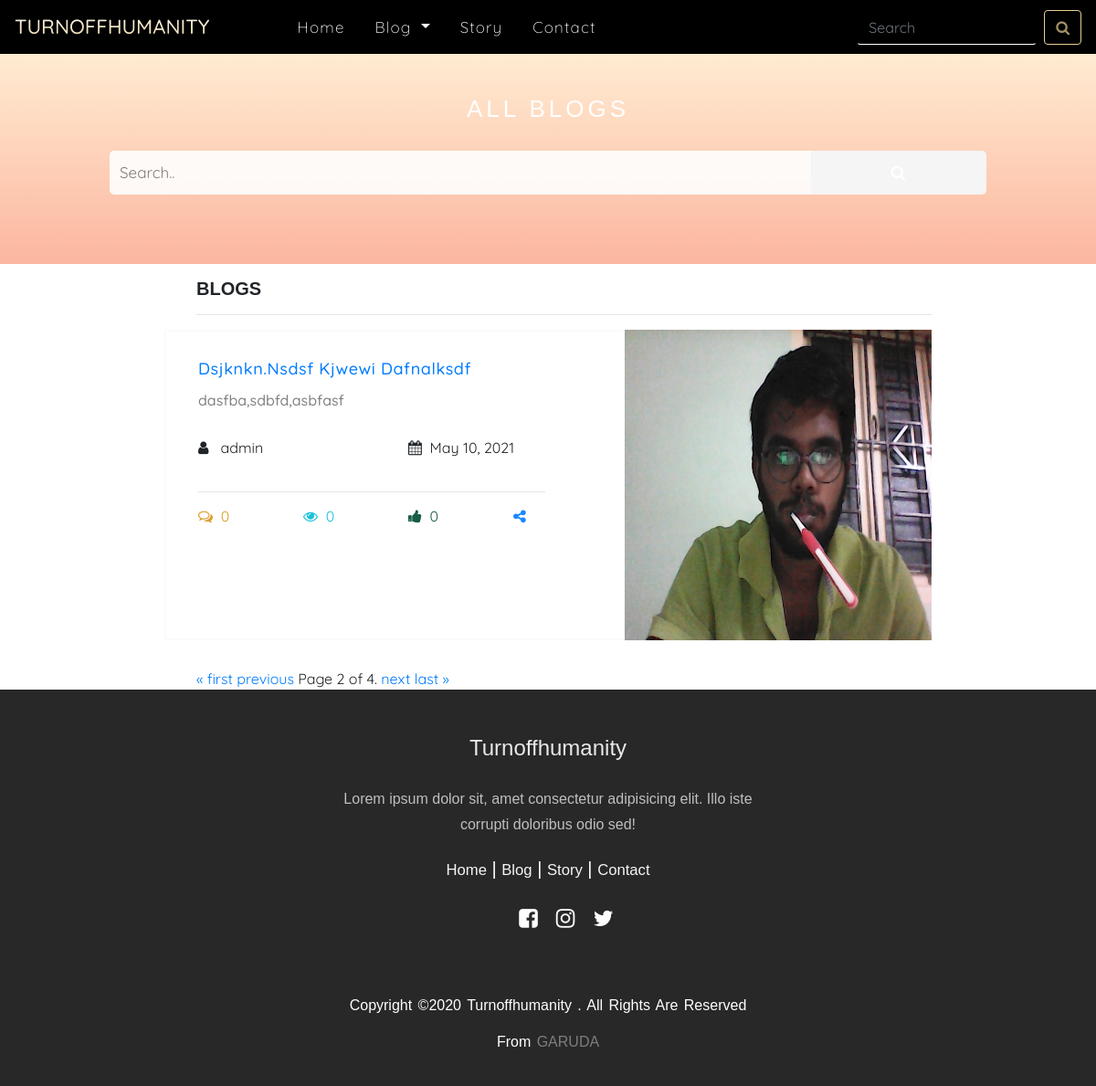
Screenshot of /categories/travel?page=2 with the database file from the repository.
### blogapp/models.py (models this page shows, shortened)
class Post(models.Model):
    Author=models.ForeignKey(User,on_delete=models.CASCADE)
    Title=models.TextField()
    TitleSlug=models.SlugField(blank=True,null=True)
    OverView=models.TextField()
    Thumbnail=models.ImageField(upload_to='thumbnails/')
    Content=RichTextUploadingField()
    Category=models.ManyToManyField(Category)
    DateAdded=models.DateField(auto_now_add=True)
    Views=models.PositiveIntegerField(default=0)
    CommentCount=models.PositiveIntegerField(default=0)
    Likes=models.PositiveIntegerField(default=0)
    class Meta:
        ordering=['-DateAdded']

### blogapp/views.py (the view)
# urls.py: path('categories/<str:category>',categoryFilter),
def categoryFilter(request,category):
    categoryObjects=Category.objects.filter(SlugName=category)
    if len(categoryObjects)>0:
        categoryObject=categoryObjects[0]
        posts=Post.objects.filter(Category=categoryObject)
        paginator=Paginator(posts,1)
        page_number=request.GET.get('page')
        page_obj=paginator.get_page(page_number)
        categories=Category.objects.all()
        return render(request,'blog.html',context={'page_obj':page_obj,'categories':categories})

### blogapp/models.py (called while the page is built)
    def __str__(self):
        return self.Name

### templates/blog.html (shortened to what this page needs)
{% load static %}
<!DOCTYPE html>
<html>
    <head>
        <head lang="en">
            <link rel="stylesheet" href="https://cdnjs.cloudflare.com/ajax/libs/font-awesome/4.7.0/css/font-awesome.min.css">
            <link rel="stylesheet" href="https://maxcdn.bootstrapcdn.com/bootstrap/4.5.2/css/bootstrap.min.css">
            <link rel="stylesheet" href="https://cdnjs.cloudflare.com/ajax/libs/font-awesome/4.7.0/css/font-awesome.min.css">
        <link rel = "stylesheet" href ="/static/styles/navfoot.css">
        <link rel = "stylesheet" href ="/static/styles/blog.css">
        </head>
    <body>
        <nav class="navbar navbar-expand-lg navbar-light" id="navbarmain">
            <div class="collapse navbar-collapse" id="navbarTogglerDemo01">
              <a class="navbar-brand" href="/" id="navtitle">TURNOFFHUMANITY</a>
              <ul class="navbar-nav mr-auto mt-2 mt-lg-0">
                <li class="nav-item ">
                  <a class="nav-link" href="/" id="navitems1">Home </a>
                </li>
                <li class="nav-item dropdown">
                  <a class="nav-link dropdown-toggle" href="#" id="navitems" role="button" data-toggle="dropdown" aria-haspopup="true" aria-expanded="false">
                      Blog
                  </a>
              </li>
                <li class="nav-item">
                    <a class="nav-link" href="/#story" id="navitems">Story</a>
                  </li>
                  <li class="nav-item">
                    <a class="nav-link" href="/#contact" id="navitems">Contact</a>
                  </li>
              </ul>
              <form class="form-inline my-2 my-lg-0" id="searchtextbox" method="GET" action="/search">
                <input class="form-control mr-sm-2" type="search" placeholder="Search" name="search" aria-label="Search" id="searchtextfield">
                <button class="btn btn-outline-success my-2 my-sm-0" type="submit" id="searchbtn"><i class="fa fa-search" id="searchicon"></i></button>
              </form>
            </div>
          </nav>
    <section class="blogbar-display">
        <h5>All Blogs</h5>
        <div class="blogbar-search">
            <form class="blogbar-searchform" method="GET" action="/search" >
                <input type="text" placeholder="Search.." name="search">
                <button type="submit"><i class="fa fa-search"></i></button>
            </form>
        </div>
    </section>
    <section class="blogbar-content">
        <h5>Blogs</h5>
        <hr>
    {% for post in page_obj %}
        <div class="row">
            <div class="blogbar-box1">
                <div class="column">
                    <h5><a href="/posts/{{post.TitleSlug}}">{{post.Title}}</a></h5>
                <h6>
                        {{post.OverView}}
                    </h6>
                    <div class="row" id="blogbox-r1">
                        <div class="blogbox-r1-box1"><i class="fa fa-user"></i> &nbsp;  {{post.Author}}</div>
                        <div class="blogbox-r1-box2"><i class="fa fa-calendar"></i>&nbsp;  {{post.DateAdded}}</div>
                    </div>
                    <hr >
                    <div class="row" id="blogbox-r2">
                        <div class="blogbox-r2-box" id="r2-b-icon1"><i class="fa fa-comments-o"></i>&nbsp;  {{post.CommentCount}}</div>
                        <div class="blogbox-r2-box" id="r2-b-icon2"><i class="fa fa-eye"></i>&nbsp; {{post.Views}}  </div>
                        <div class="blogbox-r2-box" id="r2-b-icon3"><i class="fa fa-thumbs-up"></i>&nbsp; {{post.Likes}} </div>
                        <div class="blogbox-r2-box" id="r2-b-icon4"><a href="#"><i class="fa fa-share-alt"></i></a></div>
                    </div>
                </div>
            </div>
            <div class="blogbar-box2">
                <img id="blogbox-img" src="{{post.Thumbnail.url}}">
            </div>
        </div>
        {% endfor %}
    {% if '/search/' in request.build_absolute_uri %}
    <div class="blog-pagination">
        <span class="step-links">
            {% if page_obj.has_previous %}
                <a href="?search={{q}}&page=1">&laquo; first</a>
                <a href="?search={{q}}&page={{ page_obj.previous_page_number }}">previous</a>
            {% endif %}
            <span class="current">
                Page {{ page_obj.number }} of {{ page_obj.paginator.num_pages }}.
            </span>
            {% if page_obj.has_next %}
                <a href="?search={{q}}&page={{ page_obj.next_page_number }}">next</a>
                <a href="?search={{q}}&page={{ page_obj.paginator.num_pages }}">last &raquo;</a>
            {% endif %}
        </span>
    </div>
    {% else %}
<div class="blog-pagination">
        <span class="step-links">
            {% if page_obj.has_previous %}
                <a href="?page=1">&laquo; first</a>
                <a href="?page={{ page_obj.previous_page_number }}">previous</a>
            {% endif %}
            <span class="current">
                Page {{ page_obj.number }} of {{ page_obj.paginator.num_pages }}.
            </span>
            {% if page_obj.has_next %}
                <a href="?page={{ page_obj.next_page_number }}">next</a>
                <a href="?page={{ page_obj.paginator.num_pages }}">last &raquo;</a>
            {% endif %}
        </span>
    </div>
    {% endif %}
    </section>
        <footer style="width: 100%;">
            <div class="downfoot"  id="contact" style="width: 100%;">
                <div class="footer-content" id="footercontent" style="width: 100%;">
                    <h3>Turnoffhumanity</h3>
                    <p id="footerbrief">Lorem ipsum dolor sit, amet consectetur adipisicing elit. Illo iste corrupti doloribus odio sed!</p>
                    <p>
                        <span><a href="index.html" id="footerlinks">Home</a></span>
                        <span>|</span>
                        <span><a href="blog.html" id="footerlinks">Blog</a></span>
                        <span>|</span>
                        <span><a href="index.html#story" id="footerlinks">Story</a></span>
                        <span>|</span>
                        <span><a href="#contact" id="footerlinks">Contact</a></span>
                    </p>
                    <ul class="socials">
                        <li><a href="#"><i class="fa fa-facebook-square" style="font-size: 1.5rem;"></i>  </a></li>
                        <li><a href="#"><i class="fa fa-instagram" style="font-size: 1.5rem;"></i></a></li>
                        <li><a href="#"><i class="fa fa-twitter" style="font-size: 1.5rem;"></i></a></li>
                    </ul>
                </div>
                <div class="footer-bottom" id="footerbottom" style="width: 100%;">
                    <p>copyright &copy;2020  Turnoffhumanity . All rights are reserved</p>
                    <p>From <a href="https://garudatechnology.in/" target="_blank" rel="noopener noreferrer" style="color: white; font-weight: 500;">Garuda</a></p>
                </div>
                </div>
           </footer>
    </body>
</html>

### static/styles/navfoot.css (style rules this page uses)
body { font-family: 'Quicksand', sans-serif; }
#navbarmain { background-color: #000; }
#navitems , #navtitle , #navitems1 { color: white; }
#navtitle, #navtitletoggle { font-size: 22px; font-weight: 500; background-color: #e6ce92; background-image: linear-gradient(180deg, white,#e6ce92); background-size: 100%; -webkit-background-clip: text; -moz-background-clip: text; -webkit-text-fill-color: transparent; -moz-text-fill-color: transparent; }
#navitems { padding-left: 25px; }
#navitems1 { padding-left: 80px; }
#navitems1,#navitems { font-size: 17px; font-weight: 300; letter-spacing: 1.2px; }
#searchtextfield { background-color: transparent; border-bottom-color: white; border-top-color: transparent; border-left-color: transparent; border-right-color: transparent; color: white; }
#searchbtn { border-color: #e6ce92; }
#searchicon { color: #e6ce92 ; opacity: 0.7; }
.downfoot { clear: both; bottom: 0; left: 0; right: 0; opacity: 0.9; background: #111; height: auto; width: 100vw; padding-top: 40px; color: #fff; font-family: questrial, sans-serif; font-weight: 100; }
.footer-content { display: flex; align-items: center; justify-content: center; flex-direction: column; text-align: center; }
.footer-content h3 { font-size: 24px; text-transform: capitalize; line-height: 3rem; opacity: 0.9; }
.footer-content p { max-width: 500px; margin: 10px auto; line-height: 28px; font-size: 20px; }
.socials { list-style: none; display: flex; align-items: center; justify-content: center; margin: 1rem 0 3rem 0; }
.socials li { margin: 0 10px; }
.socials a { text-decoration: none; color: #fff; }
.socials a i { font-size: 1.1rem; transition: color .4s ease; }
.footer-bottom { background: #111; width: 100vw; padding: 20px 0; text-align: center; }
.footer-bottom p { font-size: 16px; word-spacing: 2px; text-transform: capitalize; }
.footer-bottom a { text-transform: uppercase; opacity: .4; font-weight: 200; }
#footerlinks { color: whitesmoke; font-size: smaller; }
#footerbrief { color: white; opacity: 0.7; font-size: unset; }

### rows the page displays
Post: Title "Dsjknkn.nsdsf Kjwewi Dafnalksdf", OverView "dasfba,sdbfd,asbfasf", Author "admin", DateAdded "May 10, 2021", CommentCount "0", Views "0", Likes "0", Thumbnail (picture)

### other values shown
{{ page_obj.number }} "2"
{{ page_obj.paginator.num_pages }} "4"
